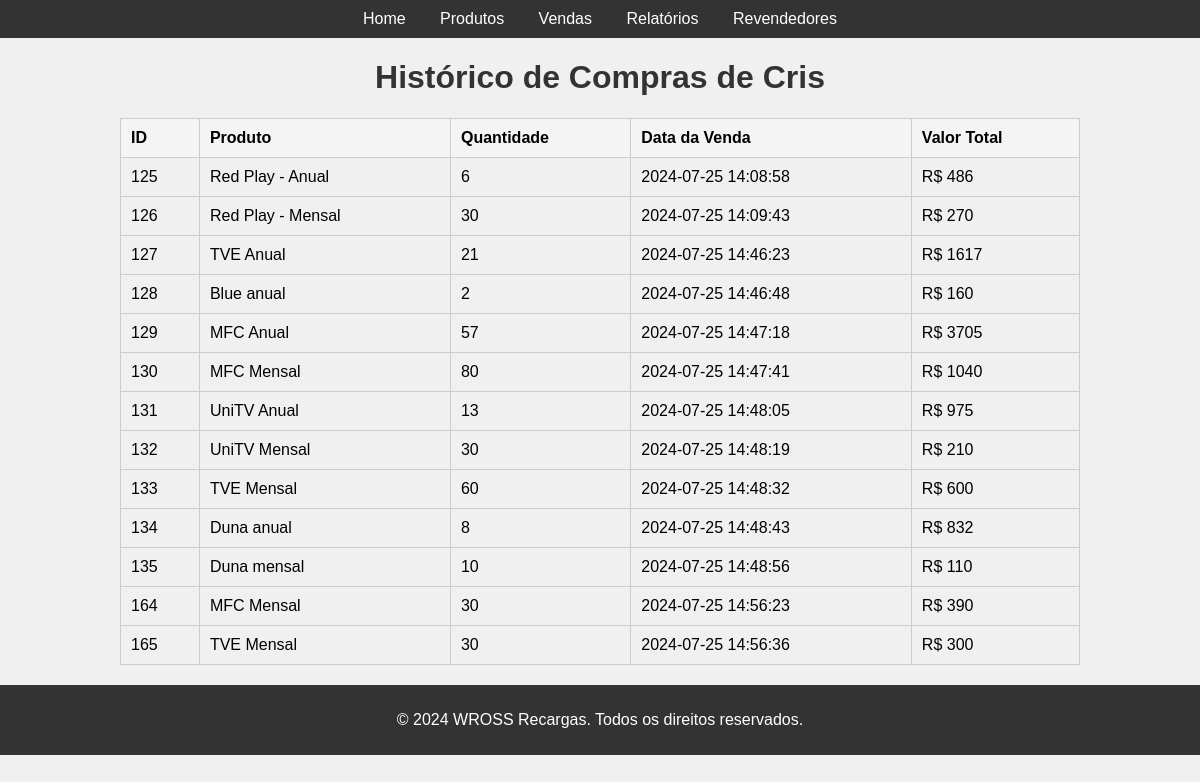
/revendedor/1, run on the app's committed database.
### tables this page shows
CREATE TABLE revendedores (
            id INTEGER PRIMARY KEY AUTOINCREMENT,
            nome TEXT NOT NULL
        );

CREATE TABLE "sales" (
            id INTEGER PRIMARY KEY AUTOINCREMENT,
            product_id INTEGER,
            quantity INTEGER,
            buyer TEXT DEFAULT NULL,
            cliente_id INTEGER,
            sale_date TEXT
        , revendedor_id INTEGER);

CREATE TABLE products (
    id INTEGER PRIMARY KEY AUTOINCREMENT,
    name TEXT NOT NULL,
    price REAL NOT NULL,
    logo TEXT
);

### app.py (the view)
@app.route('/revendedor/<int:revendedor_id>')
def revendedor(revendedor_id):
    conn = get_db_connection()
    revendedor = conn.execute("SELECT * FROM revendedores WHERE id = ?", (revendedor_id,)).fetchone()
    sales = conn.execute(
        "SELECT sales.id, products.name AS product_name, sales.quantity, sales.sale_date, "
        "(sales.quantity * products.price) AS total_value "
        "FROM sales "
        "INNER JOIN products ON sales.product_id = products.id "
        "WHERE sales.revendedor_id = ?", (revendedor_id,)
    ).fetchall()
    conn.close()
    return render_template('revendedor_detalhes.html', revendedor=revendedor, sales=sales)

### app.py (called while the page is built)
def get_db_connection():
    conn = sqlite3.connect('database.db')
    conn.row_factory = sqlite3.Row
    return conn

### templates/revendedor_detalhes.html (shortened to what this page needs)
<!DOCTYPE html>
<html lang="en">
<head>
</head>
<body>
    <header>
        <nav>
            <a href="{{ url_for('index') }}">Home</a>
            <a href="{{ url_for('produtos') }}">Produtos</a>
            <a href="{{ url_for('vendas') }}">Vendas</a>
            <a href="{{ url_for('relatorios') }}">Relatórios</a>
            <a href="{{ url_for('revendedores') }}">Revendedores</a>
        </nav>
    </header>
    <div class="container">
        <h1>Histórico de Compras de {{ revendedor.nome }}</h1>
        <table>
            <thead>
                <tr>
                    <th>ID</th>
                    <th>Produto</th>
                    <th>Quantidade</th>
                    <th>Data da Venda</th>
                    <th>Valor Total</th>
                </tr>
            </thead>
            <tbody>
                {% for sale in sales %}
                <tr>
                    <td>{{ sale.id }}</td>
                    <td>{{ sale.product_name }}</td>
                    <td>{{ sale.quantity }}</td>
                    <td>{{ sale.sale_date }}</td>
                    <td>R$ {{ sale.total_value }}</td>
                </tr>
                {% endfor %}
            </tbody>
        </table>
    </div>
    <footer>
        <p>&copy; 2024 WROSS Recargas. Todos os direitos reservados.</p>
    </footer>
</body>
</html>

### templates/revendedor_detalhes.html (style rules this page uses)
body { font-family: Arial, sans-serif; margin: 0; padding: 0; background-color: #f0f0f0; }
header, footer { background-color: #333; color: white; text-align: center; padding: 10px 0; }
nav a { color: white; margin: 0 15px; text-decoration: none; }
.container { width: 80%; margin: auto; overflow: hidden; }
h1, h2 { text-align: center; color: #333; }
table { width: 100%; border-collapse: collapse; margin: 20px 0; }
table, th, td { border: 1px solid #ccc; }
th, td { padding: 10px; text-align: left; }
th { background-color: #f4f4f4; }

### data on the page
revendedores: nome "Cris"
sales: id "125", product_name "Red Play - Anual", quantity "6", sale_date "2024-07-25 14:08:58", total_value "486"
sales: id "126", product_name "Red Play - Mensal", quantity "30", sale_date "2024-07-25 14:09:43", total_value "270"
sales: id "127", product_name "TVE Anual", quantity "21", sale_date "2024-07-25 14:46:23", total_value "1617"
sales: id "128", product_name "Blue anual", quantity "2", sale_date "2024-07-25 14:46:48", total_value "160"
sales: id "129", product_name "MFC Anual", quantity "57", sale_date "2024-07-25 14:47:18", total_value "3705"
sales: id "130", product_name "MFC Mensal", quantity "80", sale_date "2024-07-25 14:47:41", total_value "1040"
sales: id "131", product_name "UniTV Anual", quantity "13", sale_date "2024-07-25 14:48:05", total_value "975"
sales: id "132", product_name "UniTV Mensal", quantity "30", sale_date "2024-07-25 14:48:19", total_value "210"
sales: id "133", product_name "TVE Mensal", quantity "60", sale_date "2024-07-25 14:48:32", total_value "600"
sales: id "134", product_name "Duna anual", quantity "8", sale_date "2024-07-25 14:48:43", total_value "832"
sales: id "135", product_name "Duna mensal", quantity "10", sale_date "2024-07-25 14:48:56", total_value "110"
sales: id "164", product_name "MFC Mensal", quantity "30", sale_date "2024-07-25 14:56:23", total_value "390"
sales: id "165", product_name "TVE Mensal", quantity "30", sale_date "2024-07-25 14:56:36", total_value "300"
